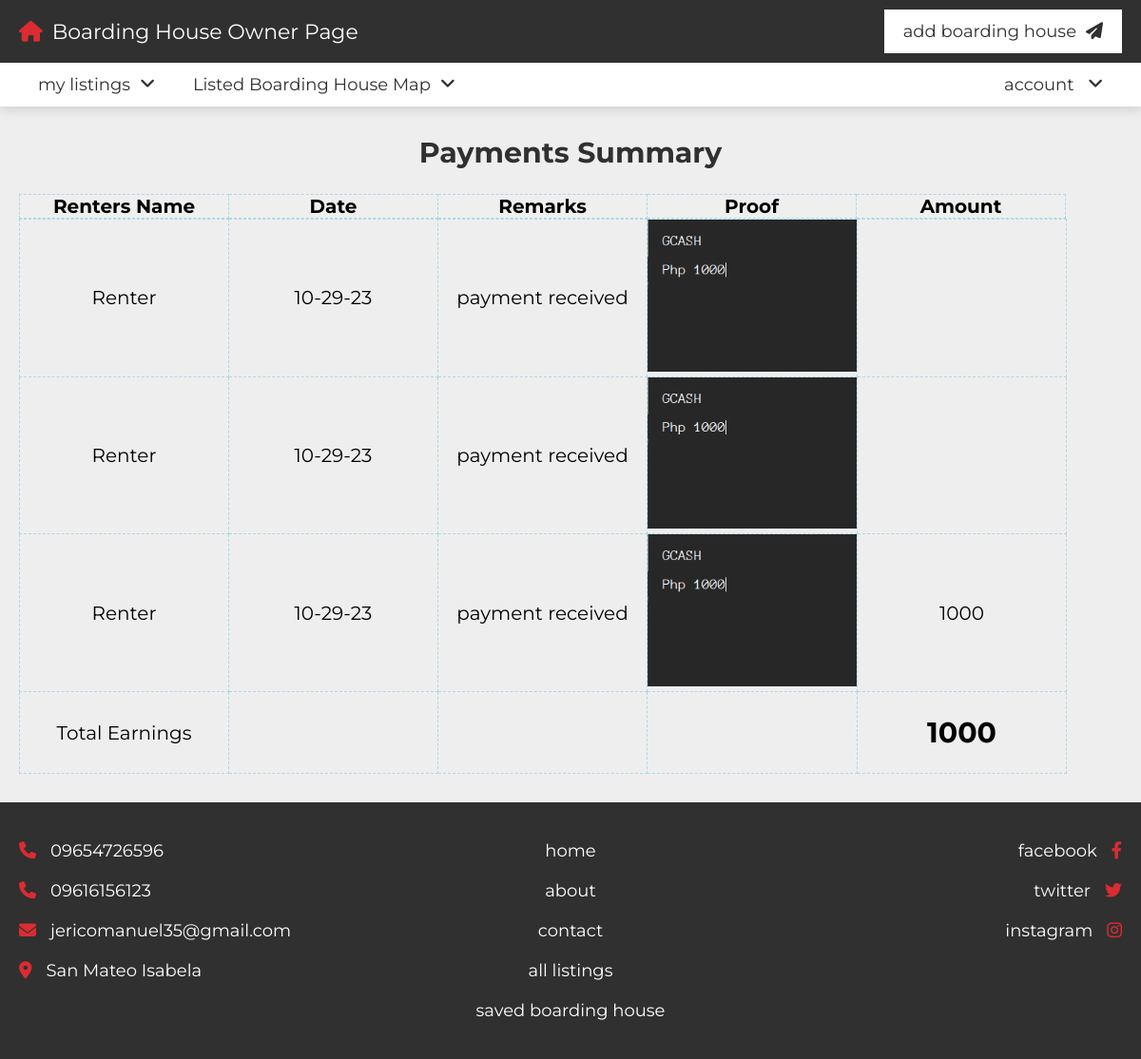
The page /payments_list.php (signed in) on the database as committed earlier.
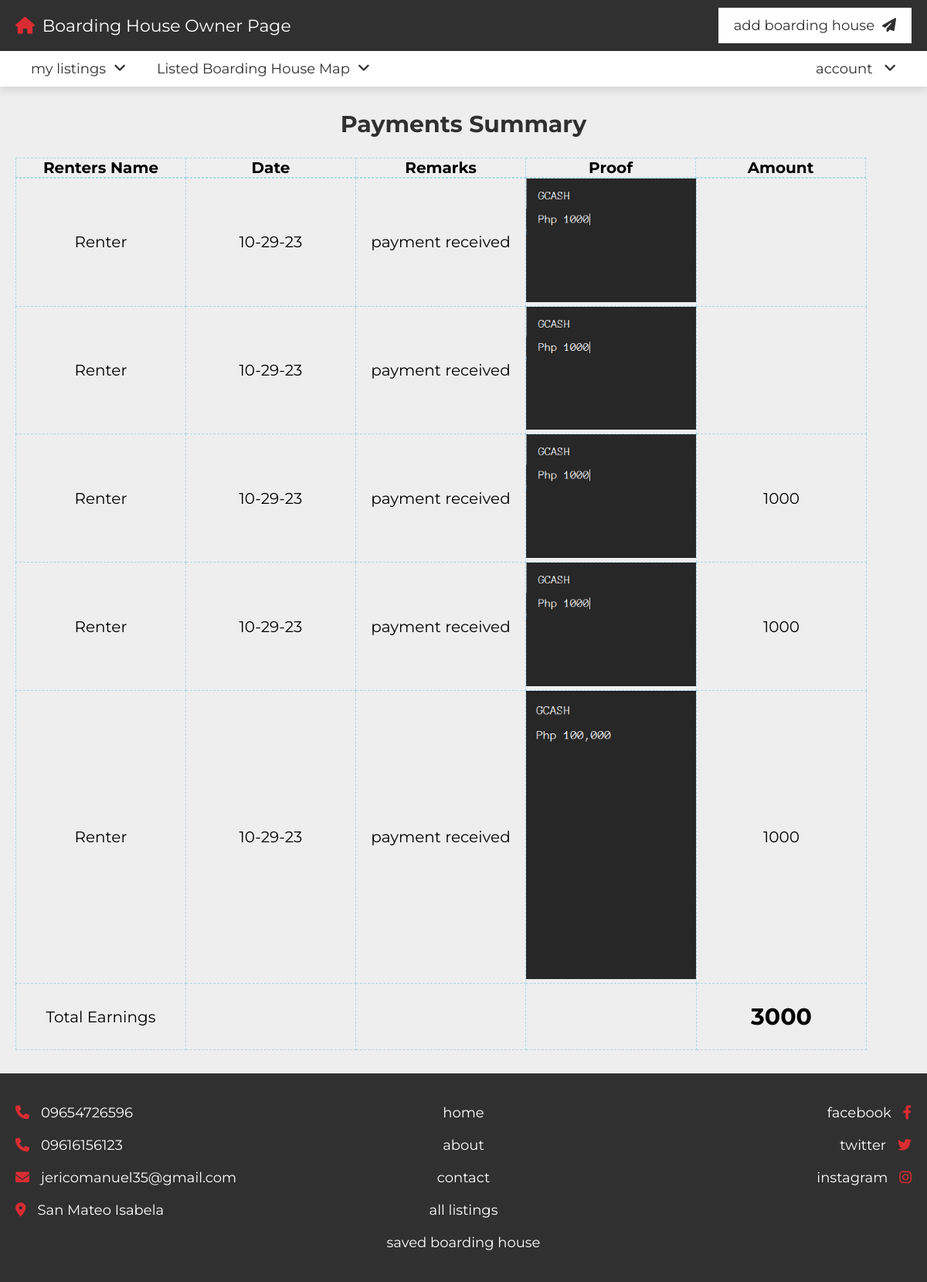
The same page on the database as committed later.
### tables this page shows
CREATE TABLE IF NOT EXISTS `renters_payment` (
  `id` varchar(50) NOT NULL,
  `property_id` varchar(50) NOT NULL,
  `renter` varchar(50) NOT NULL,
  `owner` varchar(50) NOT NULL,
  `amount` varchar(50) NOT NULL,
  `proof` varchar(1000) NOT NULL,
  `date_of` varchar(1000) NOT NULL,
  `remarks` varchar(1000) NOT NULL
);

CREATE TABLE IF NOT EXISTS `renters` (
  `id` varchar(20) NOT NULL,
  `name` varchar(50) NOT NULL,
  `number` varchar(10) NOT NULL,
  `email` varchar(50) NOT NULL,
  `password` varchar(50) NOT NULL
);

### payments_list.php (the view, shortened to what this page needs)
<?php
include 'components/connect.php';
if(isset($_COOKIE['user_id'])){
   $user_id = $_COOKIE['user_id'];
}else{
   $user_id = '';
   header('location:login.php');
}
?>
<!DOCTYPE html>
<html lang="en">
<head>
   <link rel="stylesheet" href="https://cdnjs.cloudflare.com/ajax/libs/font-awesome/6.2.0/css/all.min.css">
   <link rel="stylesheet" href="css/style.css">
</head>
<body>
<?php include 'components/user_header.php'; ?>
<section class="requests">
   <h1 class="heading">Payments Summary</h1>
<table>
<thead>
    <tr>
        <th>Renters Name</th>
        <th>Date</th>
        <th>Remarks</th>
        <th>Proof</th>
        <th>Amount</th>
    </tr>
</thead>
<tbody>
   <?php
      $payments = $conn->prepare("SELECT * FROM `renters_payment` WHERE owner = ? ORDER BY date_of DESC");
      $payments->execute([$user_id]);
      while($fetch_payments = $payments->fetch(PDO::FETCH_ASSOC)){
      ?>
    <tr>
        <td>
         <?php
         $renters = $conn->prepare("SELECT * FROM `renters` WHERE id = ? ");
         $renters->execute([$fetch_payments['renter']]);
         $fetch_renters = $renters->fetch(PDO::FETCH_ASSOC);
         ?>
        <?= $fetch_renters['name']; ?></td>
        <td><?= $fetch_payments['date_of']; ?></td>
        <td><?= $fetch_payments['remarks']; ?></td>
        <td><img src="<?= $fetch_payments['proof']; ?>" width="220px" ></td>
        <td><?= $fetch_payments['amount']; ?></td>
    </tr>
    <?php }?>
    <tr>
      <td>Total Earnings</td>
      <td></td>
      <td></td>
      <td></td>
      <td>
      <?php
      $total_payments = $conn->prepare("SELECT sum(amount) FROM `renters_payment` WHERE owner = ? ORDER BY date_of DESC");
      $total_payments->execute([$user_id]);
      while($fetch_total = $total_payments->fetch(PDO::FETCH_ASSOC)){?>
             <br>
      <h1 class='name'><?= $fetch_total['sum(amount)']; ?></h1>
            <br>
      <?php  }?>
      </td>
    </tr>
</tbody>
</table>
</section>
<?php include 'components/footer.php'; ?>
</body>
</html>

### components/user_header.php (shortened to what this page needs)
<header class="header">
   <nav class="navbar nav-1">
      <section class="flex">
         <a href="dashboard.php" class="logo"><i class="fas fa-house"></i>Boarding House Owner Page</a>
         <ul>
            <li><a href="post_property.php">add boarding house<i class="fas fa-paper-plane"></i></a></li>
         </ul>
      </section>
   </nav>
   <nav class="navbar nav-2">
      <section class="flex">
         <div class="menu">
            <ul>
               <li><a href="#">my listings<i class="fas fa-angle-down"></i></a>
               </li>
               <li><a href="#">Listed Boarding House Map<i class="fas fa-angle-down"></i></a>
               </li>
            </ul>
         </div>
         <ul>
            <li><a href="#">account <i class="fas fa-angle-down"></i></a>
            </li>
         </ul>
      </section>
   </nav>
</header>

### components/footer.php
<footer class="footer">
   <section class="flex">
      <div class="box">
         <a href="tel:1234567890"><i class="fas fa-phone"></i><span>09654726596</span></a>
         <a href="tel:1112223333"><i class="fas fa-phone"></i><span>09616156123</span></a>
         <a href="mailto:shaikhanas@gmail.com"><i class="fas fa-envelope"></i><span>jericomanuel35@gmail.com</span></a>
         <a href="#"><i class="fas fa-map-marker-alt"></i><span>San Mateo Isabela</span></a>
      </div>
      <div class="box">
         <a href="home.php"><span>home</span></a>
         <a href="about.php"><span>about</span></a>
         <a href="contact.php"><span>contact</span></a>
         <a href="listings.php"><span>all listings</span></a>
         <a href="saved.php"><span>saved boarding house</span></a>
      </div>
      <div class="box">
         <a href="#"><span>facebook</span><i class="fab fa-facebook-f"></i></a>
         <a href="#"><span>twitter</span><i class="fab fa-twitter"></i></a>
         <a href="#"><span>instagram</span><i class="fab fa-instagram"></i></a>
      </div>
   </section>
</footer>

### css/style.css (style rules this page uses)
:root { --main-color:#DA2C32; --light-color:#666; --light-bg:#eee; --white:#fff; --black:#303030; --border:.1rem solid var(--light-color); --box-shodow:0 .5rem 1rem rgba(0,0,0,.1); }
* { font-family: 'Montserrat', sans-serif; margin: 0; padding: 0; box-sizing: border-box; outline: none; border: none; text-decoration: none; }
html { font-size: 62.5%; overflow-x: hidden; scroll-behavior: smooth; scroll-padding-top: 10rem; }
body { background-color: var(--light-bg); }
section { padding: 3rem 2rem; max-width: 1200px; margin: 0 auto; }
.heading { text-align: center; padding-bottom: 2.5rem; font-size: 3rem; color: var(--black); text-transform: capitalize; }
.header { position: sticky; top: 0; left: 0; right: 0; z-index: 1000; box-shadow: var(--box-shodow); }
.header .navbar.nav-1 .flex { padding-top: 1rem; padding-bottom: 1rem; }
.header .navbar.nav-2 .flex { padding-top: 0; padding-bottom: 0; }
.header .navbar.nav-1 { background-color: var(--black); }
.header .navbar.nav-2 { background-color: var(--white); }
.header .navbar .flex { display: flex; align-items: center; justify-content: space-between; }
.header .navbar .flex .logo { font-size: 2.2rem; color: var(--white); }
.header .navbar .flex .logo i { color: var(--main-color); margin-right: 1rem; }
.header .navbar .flex ul { list-style: none; }
.header .navbar .flex ul li { float: left; position: relative; }
.header .navbar .flex ul li a { display: inline-block; padding: 1.2rem 2rem; font-size: 1.8rem; color: var(--black); background-color: var(--white); }
.header .navbar .flex ul li a i { margin-left: 1rem; }
.footer { background-color: var(--black); }
.footer .flex { display: flex; flex-wrap: wrap; gap: 2rem; justify-content: space-between; }
.footer .flex .box { flex: 1 1 30rem; }
.footer .flex .box a { display: block; padding: 1rem 0; font-size: 1.8rem; }
.footer .flex .box a span { color: var(--white); }
.footer .flex .box a i { color: var(--main-color); }
.footer .flex .box:last-child { text-align: right; }
.footer .flex .box:last-child a i { margin-left: 1.5rem; }
.footer .flex .box:first-child a i { margin-right: 1.5rem; }
.footer .flex .box:nth-child(2) { text-align: center; }

### payments_list.php (style rules this page uses)
table { font-size: 20px; border-collapse: collapse; max-width: 100%; text-align:center; display: block; }
thead { width:220px; background-color: #EFEFEF; }
tbody { display: block; }
td, th { min-width: 220px; height: 25px; border: dashed 1px lightblue; }

Rows that differ between the two databases and show on the page:
added renters_payment: renters.name "Renter", date_of "10-29-23", remarks "payment received", proof (picture), amount "1000"
added renters_payment: renters.name "Renter", date_of "10-29-23", remarks "payment received", proof (picture), amount "1000"
Other text that changed with them:
new list line: "3000"
list line gone: "1000"
